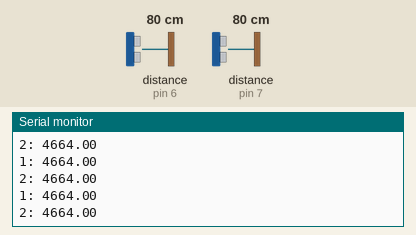
The sketch below on a simulated Arduino Uno, built with avr-gcc and run on an emulated ATmega328P. On the bench: the last lines printed to the serial monitor. The inputs (shaded band) are chosen by the test bench; at power-on: distance to the obstacle (sensors on pin 6, pin 7) 80 cm. The echo pulse lasts 58.3 µs per cm.

Above: at 1.2 s.
1.3 s: distance to the obstacle (sensor on pin 6) set to 2 cm
At 1.41 s:
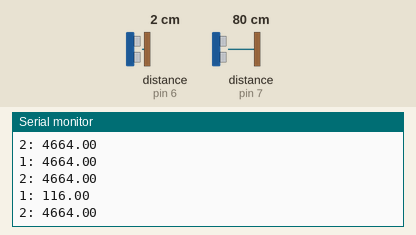
2.8 s: distance to the obstacle (sensor on pin 7) set to 2 cm
At 2.86 s:
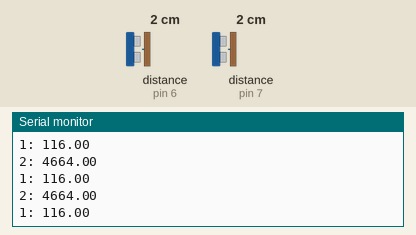
4.3 s: distance to the obstacle (sensor on pin 6) set to 4 cm
At 4.35 s:
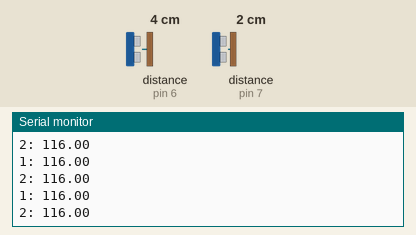
5.8 s: distance to the obstacle (sensor on pin 7) set to 4 cm
At 5.84 s:
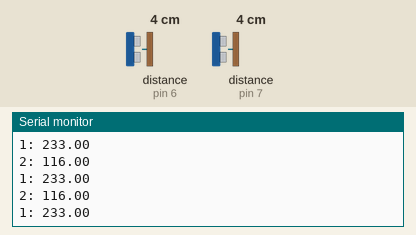
Timing chart, 0 to 8.3 s (numbered marks = the images above; inputs shaded):
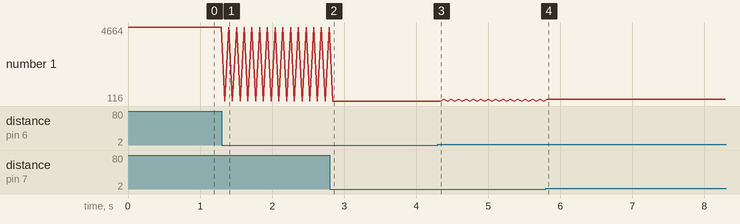

The sketch:

test1New.ino
```cpp
#include <Arduino_BuiltIn.h>
#include "NewPing.h"

#define TRIGGER_PIN  5
#define MAX_DISTANCE 400
#define NUM_SENSORS 2

// Pins for each sensor
const int echoPins[NUM_SENSORS] = {6, 7};

// Create an array to hold the NewPing sensors
NewPing sensors[NUM_SENSORS] = {
  NewPing(TRIGGER_PIN, echoPins[0], MAX_DISTANCE),
  NewPing(TRIGGER_PIN, echoPins[1], MAX_DISTANCE)
};

// Arrays to store duration for each sensor
float durations[NUM_SENSORS];

void setup() {
  Serial.begin(115200);
}

void loop() {
  // Measure duration for all sensors
  for (int i = 0; i < NUM_SENSORS; i++) {
    durations[i] = sensors[i].ping();
    Serial.print(i + 1);
    Serial.print(": ");
    Serial.print(durations[i]);
    Serial.println();
    delay(50);
  }
}
```

Measured:
- after the input at 1.3 s, the serial monitor: prints a new line at once (image 1)
